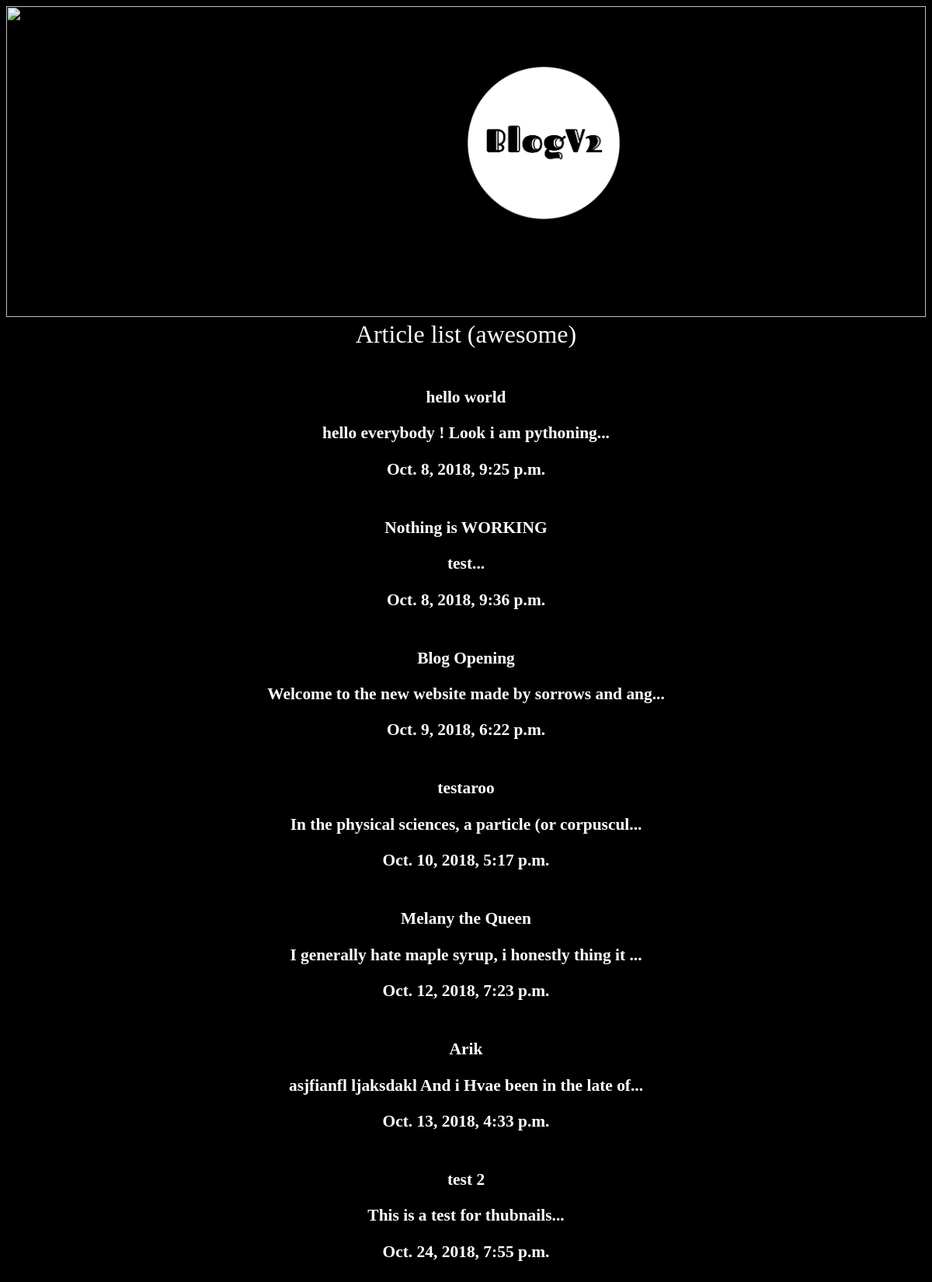
The app's page /articles/ with its own data.
### articles/models.py (models this page shows, shortened)
class Article(models.Model):
    title = models.CharField(max_length=100)
    slug = models.SlugField() # a slug field is being used in order to specify each thread in the blog later on
    body = models.TextField() # the body of the thread that is being posted
    date = models.DateTimeField(auto_now_add=True)
    thumb = models.ImageField(default="default.png",blank=True)
    def snippet(self):
        return self.body[:50] +'...'  # a limitaion of 50 letters that are being shown from each thread

### articles/views.py (the view)
# urls.py: path('',views.article_list, name="list"),
def article_list(request):
    articles = Article.objects.all().order_by('date')
    return render(request,'articles/article_list.html',{'articles':articles})

### articles/templates/articles/article_list.html (shortened to what this page needs)
{% extends 'base_layout.html' %}
{% block content %}
<div align= 'center'>
    <h1>
      Article list (awesome)
      <div class ="articles">
        {% for article in articles %}
          <div class="article">
            <h6>
              <a href ="{% url 'articles:detail' slug=article.slug %}">{{article.title}}</a>
              <p>{{ article.snippet}}</p>
              <p>{{ article.date}}</p>
            </h6>
          </div>
        {%endfor%}
      </div>
    </div>
{% endblock %}

### templates/base_layout.html (shortened to what this page needs)
{% load static from staticfiles%}
<!DOCTYPE html>
<html lang="en" dir="ltr">
  <head>
    <link rel="stylesheet" href ="{%static 'style.css'%}">
  </head>
  <body>
    <div class="wrapper" align= 'center'>
      <h1><a href="{% url 'articles:list' %}">
                      <img src="{% static 'logo.png' %}" height="200" width="200" style="  position: absolute;
                                                                                           top: 5%;
                                                                                           ">
      </a></h1>
      {% block content %}
      {% endblock %}
    </div>
  </body>
</html>

### assets/style.css (style rules this page uses)
body { background-color: #000000; background-repeat-y: no-repeat; background-size: 100% 70%; color: #fff; }
body * { font-family: Ubuntu; }
h1, h2, h3, h4, h5 { font-weight: normal; margin: 0; }
a, a:hover, a:visited { color: #fff; text-decoration: none; }

### records on screen
Article: title "hello world", snippet "hello everybody ! Look i am pythoning...", date "Oct. 8, 2018, 9:25 p.m."
Article: title "Nothing is WORKING", snippet "test...", date "Oct. 8, 2018, 9:36 p.m."
Article: title "Blog Opening", snippet "Welcome to the new website made by sorrows and ang...", date "Oct. 9, 2018, 6:22 p.m."
Article: title "testaroo", snippet "In the physical sciences, a particle (or corpuscul...", date "Oct. 10, 2018, 5:17 p.m."
Article: title "Melany the Queen", snippet "I generally hate maple syrup, i honestly thing it ...", date "Oct. 12, 2018, 7:23 p.m."
Article: title "Arik", snippet "asjfianfl ljaksdakl And i Hvae been in the late of...", date "Oct. 13, 2018, 4:33 p.m."
Article: title "test 2", snippet "This is a test for thubnails...", date "Oct. 24, 2018, 7:55 p.m."
